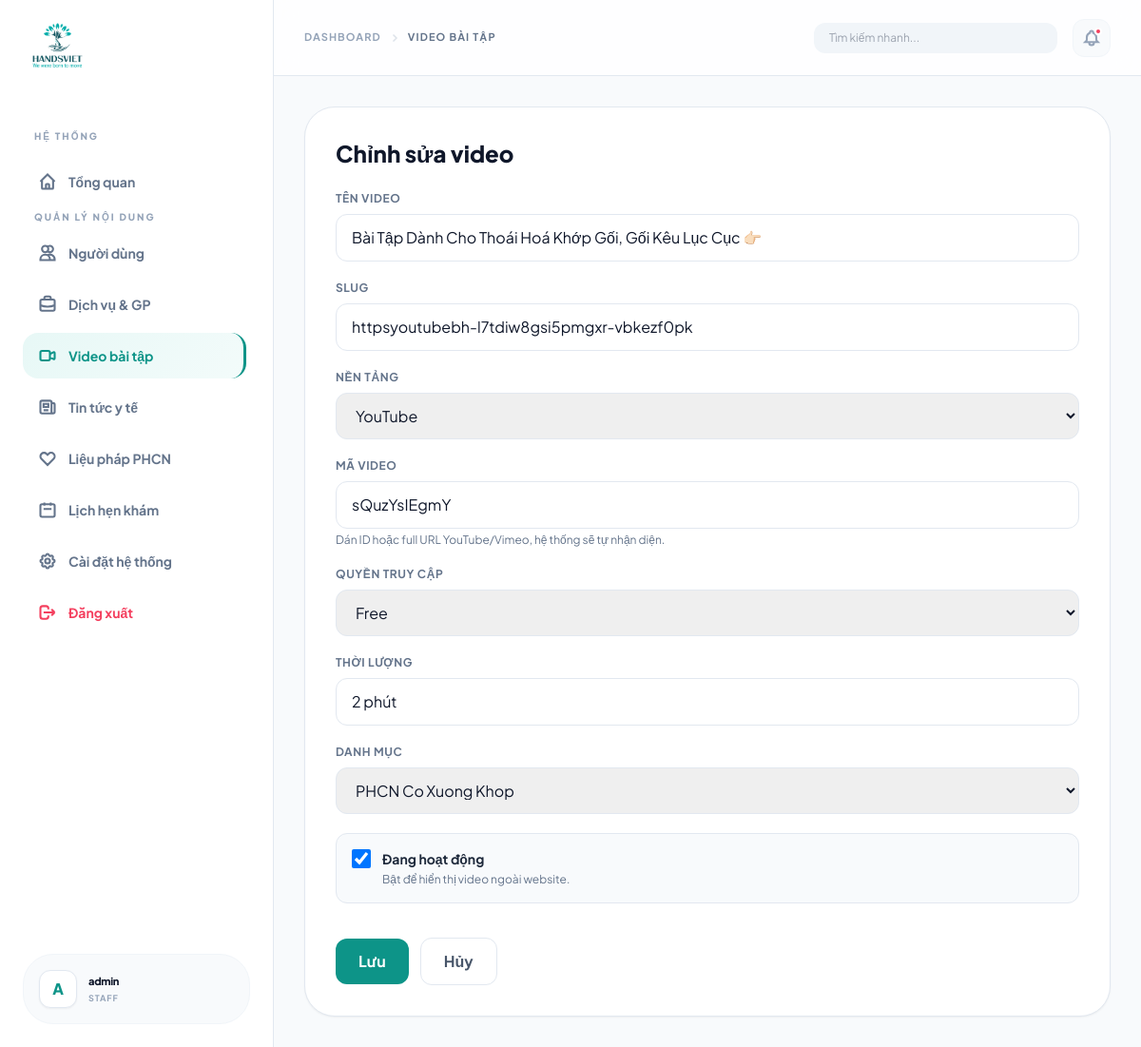
/hansviet_admin/videos/1/edit/ (signed in), run on the app's committed database.
### hansviet_admin/models.py (models this page shows, shortened)
class Video(models.Model):
    ACCESS_FREE = "free"
    ACCESS_PAID = "paid"
    ACCESS_CHOICES = [(ACCESS_FREE, "Free"), (ACCESS_PAID, "Paid")]
    PROVIDER_YT = "youtube"
    PROVIDER_VI = "vimeo"
    PROVIDER_CHOICES = [(PROVIDER_YT, "YouTube"), (PROVIDER_VI, "Vimeo")]
    title = models.CharField(max_length=255)
    slug = models.SlugField(unique=True)
    provider = models.CharField(max_length=20, choices=PROVIDER_CHOICES)
    provider_id = models.CharField(max_length=255)
    access = models.CharField(max_length=10, choices=ACCESS_CHOICES, default=ACCESS_FREE)
    duration = models.CharField(max_length=50, blank=True)
    category = models.ForeignKey(ServiceCategory, null=True, blank=True, on_delete=models.SET_NULL)
    is_active = models.BooleanField(default=True)
    class Meta:
        verbose_name = "Video"
        verbose_name_plural = "Videos"
        ordering = ["title"]

### hansviet_admin/views.py (the view)
# urls.py: path("videos/<int:pk>/edit/", views.video_edit, name="video_edit"),
@staff_required
def video_edit(request, pk):
    video = get_object_or_404(Video, pk=pk)
    form = VideoForm(request.POST or None, instance=video)
    if request.method == "POST" and form.is_valid():
        form.save()
        messages.success(request, "Đã cập nhật video.")
        return redirect("dashboard:video_list")
    return render(
        request,
        "dashboard/videos/form.html",
        {"form": form, "video": video, "title": "Chỉnh sửa video", "button_text": "Lưu"},
    )

### hansviet_admin/forms.py (shortened to what this page needs)
class VideoForm(StyledFormMixin, forms.ModelForm):
    slug = forms.CharField(required=False)
    class Meta:
        model = Video
        fields = [
            "title",
            "slug",
            "provider",
            "provider_id",
            "access",
            "duration",
            "category",
            "is_active",
        ]
        labels = {
            "title": "Tên video",
            "slug": "Đường dẫn (slug)",
            "provider": "Nền tảng",
            "provider_id": "Mã video",
            "access": "Quyền truy cập",
            "duration": "Thời lượng",
            "category": "Danh mục",
            "is_active": "Đang hoạt động",
        }
        help_texts = {
            "provider_id": "Dán ID hoặc full URL YouTube/Vimeo, hệ thống sẽ tự nhận diện.",
            "is_active": "Bật để hiển thị video ngoài website.",
        }

### hansviet_admin/models.py (called while the page is built)
    def __str__(self):
        return self.name

### hansviet_admin/views.py (called while the page is built)
def staff_required(view_func):
    admin_login_url = getattr(settings, "ADMIN_LOGIN_URL", "/hansviet_admin/login/")
    check_staff = user_passes_test(lambda u: u.is_staff or u.is_superuser, login_url=admin_login_url)
    return login_required(check_staff(view_func), login_url=admin_login_url)

### hansviet_admin/templates/dashboard/videos/form.html (shortened to what this page needs)
{% extends 'dashboard/base.html' %}
{% block breadcrumbs %}
<a href="{% url 'dashboard:video_list' %}" class="text-slate-500 hover:text-teal-600">Video bài tập</a>
{% endblock %}
{% block content %}
<div class="max-w-4xl mx-auto">
    <div class="bg-white rounded-[2rem] border border-slate-200 shadow-sm p-8">
        <h1 class="text-2xl font-extrabold text-slate-900 mb-6">{{ title }}</h1>
        <form method="post" class="space-y-5">
            {% for field in form %}
            {% if field.field.widget.input_type == 'checkbox' %}
            <div class="rounded-xl border border-slate-200 p-4 bg-slate-50">
                <label class="flex items-start gap-3 cursor-pointer">
                    {{ field }}
                    <span>
                        <span class="block text-sm font-bold text-slate-800">{{ field.label }}</span>
                        {% if field.help_text %}
                        <span class="block text-xs text-slate-500 mt-1">{{ field.help_text }}</span>
                        {% endif %}
                    </span>
                </label>
            </div>
            {% else %}
            <div>
                <label class="block text-xs font-bold uppercase tracking-wider text-slate-500 mb-2">{{ field.label }}</label>
                {{ field }}
                {% if field.help_text %}
                <p class="text-xs text-slate-500 mt-1">{{ field.help_text }}</p>
                {% endif %}
            </div>
            {% endif %}
            {% endfor %}
            <div class="pt-4 flex items-center gap-3">
                <button class="bg-teal-600 hover:bg-teal-700 text-white px-6 py-3 rounded-xl font-bold">{{ button_text }}</button>
                <a href="{% url 'dashboard:video_list' %}" class="px-6 py-3 rounded-xl border border-slate-200 font-bold text-slate-600 hover:bg-slate-50">Hủy</a>
            </div>
        </form>
    </div>
</div>
{% endblock %}

### hansviet_admin/templates/dashboard/base.html (shortened to what this page needs)
{% load static %}
<!DOCTYPE html>
<html lang="vi">
<head>
    <script src="https://cdn.tailwindcss.com"></script>
</head>
<body class="min-h-screen bg-[#f8fafc] text-slate-900 overflow-x-hidden">
    <aside
        class="fixed left-0 top-0 h-full w-72 bg-white border-r border-slate-200 z-[60] transition-all duration-300 transform md:translate-x-0 -translate-x-full"
        id="sidebar">
        <div class="h-full flex flex-col p-6">
            <div class="flex items-center gap-3 mb-10 px-2">
                <img src="{% static 'images/HandsVietLogo.png' %}" alt="HandsViet Logo"
                    class="h-12 w-auto object-contain">
            </div>
            <nav class="flex-1 space-y-1.5 overflow-y-auto pr-1">
                <p class="text-[10px] font-black text-slate-400 uppercase tracking-[0.2em] px-3 mb-4 mt-6">Hệ thống</p>
                <a href="{% url 'dashboard:home' %}"
                    class="flex items-center gap-3 px-4 py-3.5 rounded-2xl text-sm font-bold transition-all group {% if request.resolver_match.url_name == 'home' %}sidebar-active{% else %}text-slate-500 hover:bg-slate-50 hover:text-slate-800{% endif %}">
                    <svg class="w-5 h-5" fill="none" stroke="currentColor" viewBox="0 0 24 24">
                        <path
                            d="M3 12l2-2m0 0l7-7 7 7M5 10v10a1 1 0 001 1h3m10-11l2 2m-2-2v10a1 1 0 01-1 1h-3m-6 0a1 1 0 001-1v-4a1 1 0 011-1h2a1 1 0 011 1v4a1 1 0 001 1m-6 0h6"
                            stroke-width="2.5"></path>
                    </svg>
                    Tổng quan
                </a>
                <p class="text-[10px] font-black text-slate-400 uppercase tracking-[0.2em] px-3 mb-4 mt-8">Quản lý nội
                    dung</p>
                <a href="{% url 'dashboard:user_list' %}"
                    class="flex items-center gap-3 px-4 py-3.5 rounded-2xl text-sm font-bold transition-all group {% if 'users' in request.path %}sidebar-active{% else %}text-slate-500 hover:bg-slate-50 hover:text-slate-800{% endif %}">
                    <svg class="w-5 h-5" fill="none" stroke="currentColor" viewBox="0 0 24 24">
                        <path
                            d="M12 4.354a4 4 0 110 5.292M15 21H3v-1a6 6 0 0112 0v1zm0 0h6v-1a6 6 0 00-9-5.197M13 7a4 4 0 11-8 0 4 4 0 018 0z"
                            stroke-width="2.5"></path>
                    </svg>
                    Người dùng
                </a>
                <a href="{% url 'dashboard:service_list' %}"
                    class="flex items-center gap-3 px-4 py-3.5 rounded-2xl text-sm font-bold transition-all group {% if 'services' in request.path or 'categories' in request.path %}sidebar-active{% else %}text-slate-500 hover:bg-slate-50 hover:text-slate-800{% endif %}">
                    <svg class="w-5 h-5" fill="none" stroke="currentColor" viewBox="0 0 24 24">
                        <path
                            d="M21 13.255A23.931 23.931 0 0112 15c-3.183 0-6.22-.62-9-1.745M16 6V4a2 2 0 00-2-2h-4a2 2 0 00-2 2v2m4 6h.01M5 20h14a2 2 0 002-2V8a2 2 0 00-2-2H5a2 2 0 00-2 2v10a2 2 0 002 2z"
                            stroke-width="2.5"></path>
                    </svg>
                    Dịch vụ & GP
                </a>
                <a href="{% url 'dashboard:video_list' %}"
                    class="flex items-center gap-3 px-4 py-3.5 rounded-2xl text-sm font-bold transition-all {% if 'videos' in request.path %}sidebar-active{% else %}text-slate-500 hover:bg-slate-50 hover:text-slate-800{% endif %}">
                    <svg class="w-5 h-5" fill="none" stroke="currentColor" viewBox="0 0 24 24">
                        <path
                            d="M15 10l4.553-2.276A1 1 0 0121 8.618v6.764a1 1 0 01-1.447.894L15 14M5 18h8a2 2 0 002-2V8a2 2 0 00-2-2H5a2 2 0 00-2 2v8a2 2 0 002 2z"
                            stroke-width="2.5"></path>
                    </svg>
                    Video bài tập
                </a>
                <a href="{% url 'dashboard:news_list' %}"
                    class="flex items-center gap-3 px-4 py-3.5 rounded-2xl text-sm font-bold text-slate-500 hover:bg-slate-50 hover:text-slate-800 transition-all {% if 'news' in request.path %}sidebar-active{% endif %}">
                    <svg class="w-5 h-5" fill="none" stroke="currentColor" viewBox="0 0 24 24">
                        <path
                            d="M19 20H5a2 2 0 01-2-2V6a2 2 0 012-2h10a2 2 0 012 2v1m2 13a2 2 0 01-2-2V7m2 13a2 2 0 002-2V9a2 2 0 00-2-2h-2m-4-3H9M7 16h6M7 8h6v4H7V8z"
                            stroke-width="2.5"></path>
                    </svg>
                    Tin tức y tế
                </a>
                <a href="{% url 'dashboard:therapy_list' %}"
                    class="flex items-center gap-3 px-4 py-3.5 rounded-2xl text-sm font-bold transition-all {% if 'therapies' in request.path %}sidebar-active{% else %}text-slate-500 hover:bg-slate-50 hover:text-slate-800{% endif %}">
                    <svg class="w-5 h-5" fill="none" stroke="currentColor" viewBox="0 0 24 24">
                        <path
                            d="M4.318 6.318a4.5 4.5 0 000 6.364L12 20.364l7.682-7.682a4.5 4.5 0 00-6.364-6.364L12 7.636l-1.318-1.318a4.5 4.5 0 00-6.364 0z"
                            stroke-width="2.5"></path>
                    </svg>
                    Liệu pháp PHCN
                </a>
                <a href="{% url 'dashboard:booking_list' %}"
                    class="flex items-center gap-3 px-4 py-3.5 rounded-2xl text-sm font-bold transition-all {% if 'bookings' in request.path %}sidebar-active{% else %}text-slate-500 hover:bg-slate-50 hover:text-slate-800{% endif %}">
                    <svg class="w-5 h-5" fill="none" stroke="currentColor" viewBox="0 0 24 24">
                        <path
                            d="M8 7V3m8 4V3m-9 8h10M5 21h14a2 2 0 002-2V7a2 2 0 00-2-2H5a2 2 0 00-2 2v12a2 2 0 002 2z"
                            stroke-width="2.5"></path>
                    </svg>
                    Lịch hẹn khám
                </a>
                <a href="{% url 'dashboard:home' %}"
                    class="flex items-center gap-3 px-4 py-3.5 rounded-2xl text-sm font-bold text-slate-500 hover:bg-slate-50 hover:text-slate-800 transition-all">
                    Cài đặt hệ thống
                </a>
                <a href="{% url 'dashboard:logout' %}"
                    class="flex items-center gap-3 px-4 py-3.5 rounded-2xl text-sm font-bold text-rose-500 hover:bg-rose-50 transition-all">
                    <svg class="w-5 h-5" fill="none" stroke="currentColor" viewBox="0 0 24 24">
                        <path
                            d="M17 16l4-4m0 0l-4-4m4 4H7m6 4v1a3 3 0 01-3 3H6a3 3 0 01-3-3V7a3 3 0 013-3h4a3 3 0 013 3v1"
                            stroke-width="2.5"></path>
                    </svg>
                    Đăng xuất
                </a>
            </nav>
            <div class="mt-auto bg-slate-50 rounded-[2rem] p-4 flex items-center gap-3 border border-slate-100">
                <div
                    class="w-10 h-10 bg-white rounded-xl shadow-sm border border-slate-200 flex items-center justify-center font-black text-teal-600">
                    {{ request.user.username|slice:":1"|upper }}
                </div>
                <div class="flex-1 overflow-hidden">
                    <div class="text-[11px] font-black text-slate-900 truncate tracking-tight">{{ request.user.username}}</div>
                    <div class="text-[9px] font-bold text-slate-400 uppercase tracking-widest mt-0.5 truncate">{{request.user.role|default:"Staff" }}</div>
                </div>
            </div>
        </div>
    </aside>
    <main class="md:ml-72 min-h-screen transition-all duration-300">
        <header
            class="sticky top-0 h-20 bg-white/80 backdrop-blur-md border-b border-slate-200 px-8 flex items-center justify-between z-50">
            <div class="flex items-center gap-4">
                <div
                    class="hidden sm:flex items-center gap-2 text-[11px] font-bold text-slate-400 uppercase tracking-widest">
                    <span>Dashboard</span>
                    <svg class="w-3 h-3 opacity-30" fill="none" stroke="currentColor" viewBox="0 0 24 24">
                        <path d="M9 5l7 7-7 7" stroke-width="3"></path>
                    </svg>
                    {% block breadcrumbs %}{% endblock %}
                </div>
            </div>
            <div class="flex items-center gap-4">
                <div class="relative group hidden md:block">
                    <input type="text" placeholder="Tìm kiếm nhanh..."
                        class="bg-slate-100 border-none rounded-xl px-4 py-2 text-xs w-64 focus:ring-2 focus:ring-teal-500/20 transition-all">
                </div>
                <div
                    class="w-10 h-10 rounded-xl bg-slate-50 flex items-center justify-center text-slate-400 hover:text-teal-600 transition-colors cursor-pointer border border-slate-100 relative">
                    <svg class="w-5 h-5" fill="none" stroke="currentColor" viewBox="0 0 24 24">
                        <path
                            d="M15 17h5l-1.405-1.405A2.032 2.032 0 0118 14.158V11a6.002 6.002 0 00-4-5.659V5a2 2 0 10-4 0v.341C7.67 6.165 6 8.388 6 11v3.159c0 .538-.214 1.055-.595 1.436L4 17h5m6 0v1a3 3 0 11-6 0v-1m6 0H9"
                            stroke-width="2.5"></path>
                    </svg>
                    <span class="absolute top-2 right-2 w-2 h-2 bg-rose-500 rounded-full border-2 border-white"></span>
                </div>
            </div>
        </header>
        <div class="p-8 max-w-7xl mx-auto">
            {% block content %}{% endblock %}
        </div>
    </main>
</body>
</html>

### hansviet_admin/templates/dashboard/base.html (style rules this page uses)
body { font-family: 'Plus Jakarta Sans', sans-serif; background: #f8fafc; }
.sidebar-active { background: linear-gradient(135deg, rgba(20, 184, 166, 0.1) 0%, rgba(20, 184, 166, 0.05) 100%); color: #0d9488; border-right: 3px solid #0d9488; }

### data on the page
Video: form "Bài Tập Dành Cho Thoái Hoá Khớp Gối, Gối Kêu Lục Cục 👉🏻" "httpsyoutubebh-l7tdiw8gsi5pmgxr-vbkezf0pk" "YouTube" "sQuzYsIEgmY" "Free" "2 phút" "PHCN Co Xuong Khop", form "☑"

### other printed values
{{ request.user.username|slice:":1"|upper }} "A"
{{ request.user.username }} "admin"
{{ request.user.role|default:"Staff" }} "STAFF"
{{ title }} "Chỉnh sửa video"
{{ field.label }} "TÊN VIDEO" "SLUG" "NỀN TẢNG" "MÃ VIDEO" "QUYỀN TRUY CẬP" "THỜI LƯỢNG" "DANH MỤC"
{{ field.help_text }} "Dán ID hoặc full URL YouTube/Vimeo, hệ thống sẽ tự nhận diện."
{{ field.label }} "Đang hoạt động"
{{ field.help_text }} "Bật để hiển thị video ngoài website."
{{ button_text }} "Lưu"
